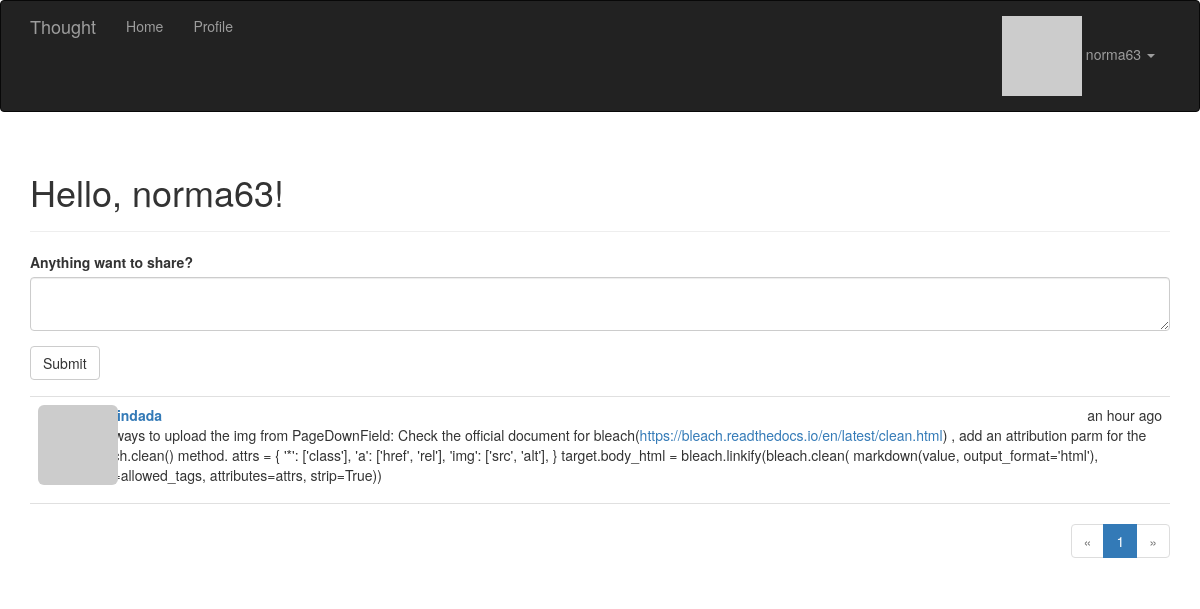
/ (signed in), run on the app's committed database.
### app/models.py (models this page shows, shortened)
class User(UserMixin, db.Model):
    __tablename__ = 'users'
    id = db.Column(db.Integer, primary_key=True)
    email = db.Column(db.String(64), unique=True, index=True)
    username = db.Column(db.String(64), unique=True, index=True)
    password_hash = db.Column(db.String(128))
    role_id = db.Column(db.Integer, db.ForeignKey('roles.id'))
    confirmed = db.Column(db.Boolean, default=False)
    name = db.Column(db.String(64))
    location = db.Column(db.String(64))
    about_me = db.Column(db.Text())
    member_since = db.Column(db.DateTime(), default=datetime.utcnow)
    last_seen = db.Column(db.DateTime(), default=datetime.utcnow)
    avatar_hash = db.Column(db.String(32))
    posts = db.relationship('Post', backref='author', lazy='dynamic')
    @property
    def password(self):
        raise AttributeError('password is not a readable attribute')
    @login_manager.user_loader
    def load_user(user_id):
        return User.query.get(int(user_id))
    def can(self, perm):
        return self.role is not None and self.role.has_permission(perm)
    def ping(self):
        self.last_seen = datetime.utcnow()
        db.session.add(self)
    def gravatar_hash(self):
        return hashlib.md5(self.email.lower().encode('utf-8')).hexdigest()
    def gravatar(self, size=100, default='identicon', rating='g'):
        url = 'https://secure.gravatar.com/avatar'
        hash = self.avatar_hash or self.gravatar_hash()
        return '{url}/{hash}?s={size}&d={default}&r={rating}'.format(
            url=url, hash=hash, size=size, default=default, rating=rating)

class Post(db.Model):
    __tablename__ = 'posts'
    id = db.Column(db.Integer, primary_key=True)
    body = db.Column(db.Text)
    timestamp = db.Column(db.DateTime, index=True, default=datetime.utcnow)
    author_id = db.Column(db.Integer, db.ForeignKey('users.id'))
    body_html = db.Column(db.Text)

### app/main/views.py (the view)
@main.route('/', methods=['GET', 'POST'])
def index():
    form = PostForm()
    if current_user.can(Permission.WRITE) and form.validate_on_submit():
        post = Post(body=form.body.data,
                    author=current_user._get_current_object())
        db.session.add(post)
        db.session.commit()
        return redirect(url_for('.index'))
    page = request.args.get('page', 1, type=int)
    pagination = Post.query.order_by(Post.timestamp.desc()).paginate(
        page, per_page=current_app.config['FLASKY_POSTS_PER_PAGE'],
        error_out=False)
    posts = pagination.items
    return render_template('index.html', form=form, posts=posts,
                           pagination=pagination)

### app/main/forms.py
class PostForm(FlaskForm):
    body = PageDownField("Anything want to share?", validators=[DataRequired()])
    submit = SubmitField('Submit')

### app/auth/views.py (called while the page is built)
@auth.before_app_request
def before_request():
    if current_user.is_authenticated:
        current_user.ping()
        if not current_user.confirmed \
                and request.blueprint != 'auth' \
                and request.endpoint != 'static':
            return redirect(url_for('auth.unconfirmed'))

### app/main/__init__.py (called while the page is built)
@main.app_context_processor
def inject_permissions():
    return dict(Permission=Permission)

### app/models.py (called while the page is built)
    def has_permission(self, perm):
        return self.permissions & perm == perm

### app/templates/index.html (shortened to what this page needs)
{% extends "base.html" %}
{% import "bootstrap/wtf.html" as wtf %}
{% import "_macros.html" as macros %}
{% block page_content %}
    <div class="page-header">
        <h1>Hello, {% if current_user.is_authenticated %}{{ current_user.username }}{% else %}Stranger{% endif %}!</h1>
    </div>
    <div>
        {% if current_user.can(Permission.WRITE) %}
            {{ wtf.quick_form(form) }}
        {% endif %}
    </div>
    {% include '_posts.html' %}
    {% if pagination %}
        <div class="pagination">
            {{ macros.pagination_widget(pagination, '.index') }}
        </div>
    {% endif %}
{% endblock %}

### app/templates/base.html (shortened to what this page needs)
{% extends "bootstrap/base.html" %}
{% block head %}
    {{ super() }}
    <link rel="stylesheet" type="text/css" href="{{ url_for('static', filename='styles.css') }}">
{% endblock %}
{% block navbar %}
    <div class="navbar navbar-inverse" role="navigation">
        <div class="container">
            <div class="navbar-header">
                <a class="navbar-brand" href="{{ url_for('main.index') }}">Thought</a>
            </div>
            <div class="navbar-collapse collapse">
                <ul class="nav navbar-nav">
                    <li><a href="{{ url_for('main.index') }}">Home</a></li>
                    {% if current_user.is_authenticated %}
                        <li><a href="{{ url_for('main.user', username=current_user.username) }}">Profile</a></li>
                    {% endif %}
                </ul>
                <ul class="nav navbar-nav navbar-right">
                    {% if current_user.is_authenticated %}
                        <li class="dropdown">
                            <a href="#" class="dropdown-toggle" data-toggle="dropdown">
                                <img src="{{ current_user.gravatar(size=18) }}">
                                {{current_user.username}} <b class="caret"></b>
                            </a>
                        </li>
                    {% else %}
                        <li><a href="{{ url_for('auth.login') }}">Log In</a></li>
                    {% endif %}
                </ul>
            </div>
        </div>
    </div>
{% endblock %}
{% block content %}
    <div class="container">
        {% block page_content %}{% endblock %}
    </div>
{% endblock %}

### app/templates/_posts.html
<ul class="posts">
    {% for post in posts %}
        <li class="post">
            <div class="profile-thumbnail">
                <a href="{{ url_for('.user', username=post.author.username) }}">
                    <img class="img-rounded profile-thumbnail"
                    src="{{ post.author.gravatar(size=40) }}">
                </a>
            </div>
            <div class="post-content">
                <div class="post-date">{{ moment(post.timestamp).fromNow() }}</div>
                <div class="post-author">
                    <a href="{{ url_for('.user', username=post.author.username) }}">
                        {{ post.author.username }}
                    </a>
                </div>
                <div class="post-body">
                    {% if post.body_html %}
                        {{ post.body_html | safe}}
                    {% else %}
                        {{ post.body }}
                    {% endif %}
                </div>
            </div>
        </li>
    {% endfor %}
</ul>

### app/static/styles.css (style rules this page uses)
.profile-thumbnail { position: absolute; }
ul.posts { list-style-type: none; padding: 0px; margin: 16px 0px 0px 0px; border-top: 1px solid #e0e0e0; }
ul.posts li.post { padding: 8px; border-bottom: 1px solid #e0e0e0; }
div.post-date { float: right; }
div.post-author { font-weight: bold; }
div.post-content { margin-left: 48px; min-height: 48px; }
div.pagination { width: 100%; text-align: right; padding: 0px; margin: 0px; }

### data on the page
User: username "norma63"
Post: timestamp "an hour ago", author.username "Admindada", body_html "The ways to upload the img from PageDownField: Check the official document for bleach( https://bleach.readthedocs.io/en/latest/clean.html ) , add an attribution parm for the bleach.clean() method. attrs = { '*': ['class'], 'a': ['href', 'rel'], 'img': ['src', 'alt'], } target.body_html = bleach.linkify(bleach.clean( markdown(value, output_format='html'), tags=allowed_tags, attributes=attrs, strip=True))"

### other printed values
{{ p }} "1"
